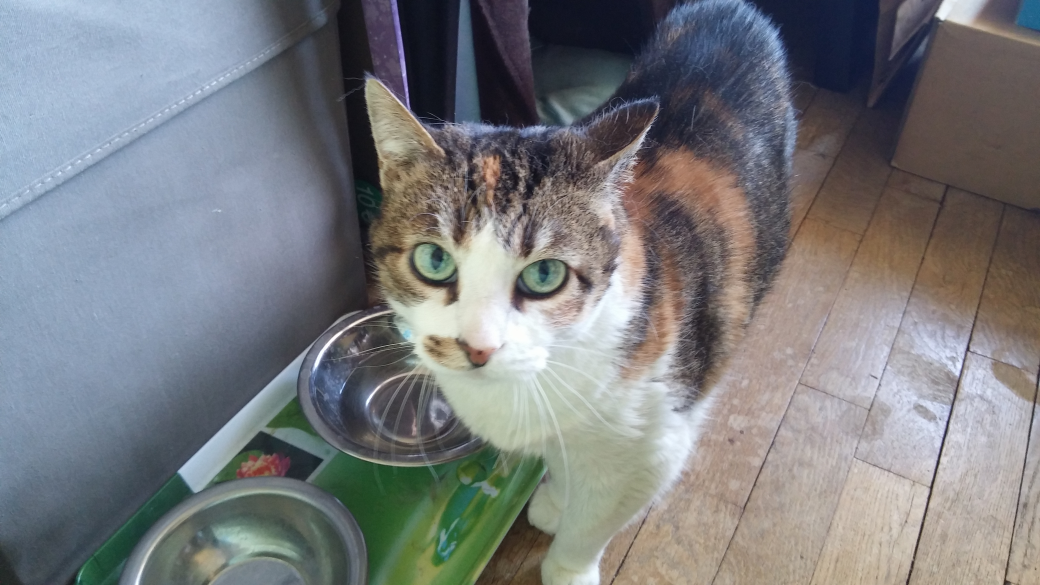
#> input picture Sources/Images/image/a_cat.jpg, 4160 x 2340 px, given in place of the camera (shown at 1/4 size)
$ python live_cat_detector.py image/a_cat.jpg
#> lines starting #> are read from the running program, lines starting #| are printed output that depends on the picture; after the words box and inside, x2 and y2 are one past the last pixel; in counts of white or black regions, pixels touching at a corner belong together
from __future__ import print_function
import sys
import cv2


def main(argv):
    # capture from camera at location 0
    cap = cv2.VideoCapture(0)
    detector = cv2.CascadeClassifier("cat_cascade.xml")
    H = []
    delta = 0
    while True:
        ret, img = cap.read()
#> img is the input picture: shape (2340, 4160, 3); mean B, G, R 126.9, 124, 122
        height, width = img.shape[:2]
#> height = 2340; width = 4160
        size_max = 1000
        if (height and width) > size_max:
            ratio = width / height
#> ratio = 1.78
            if ratio > 1:
                f = size_max / width
#> f = 0.24
            else:
                f = size_max / height
            img = cv2.resize(img, None, fx=f, fy=f, interpolation=cv2.INTER_CUBIC)
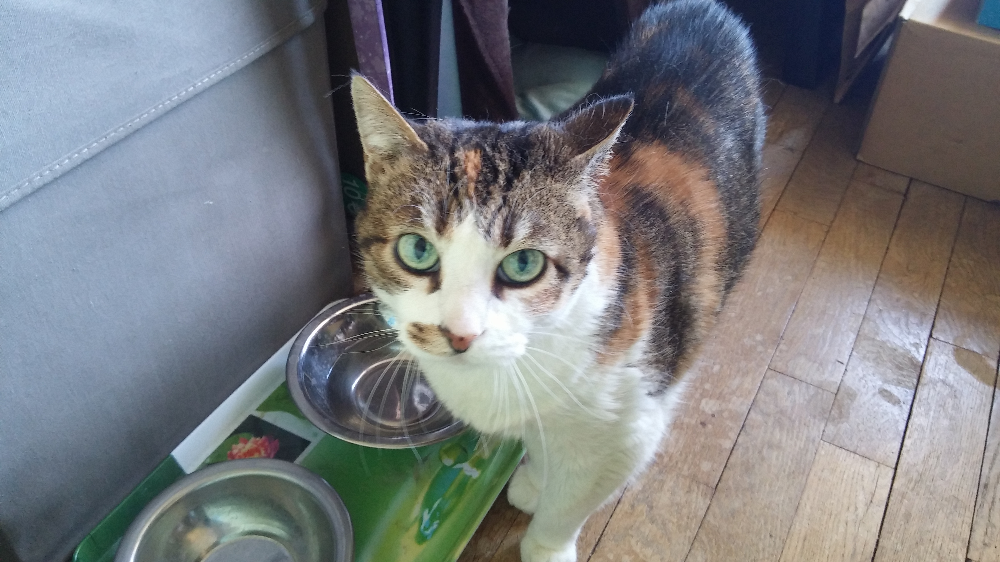
#> img: shape (562, 1000, 3); mean B, G, R 127, 124, 122
        gray = cv2.cvtColor(img, cv2.COLOR_BGR2GRAY)
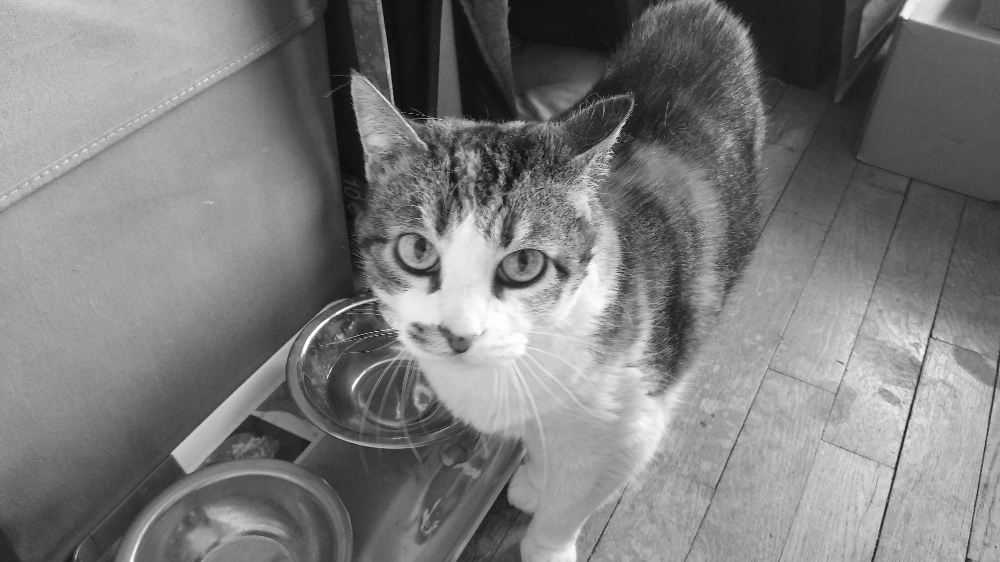
#> gray: shape (562, 1000); min 1, max 255, mean 123.7
        hsv = cv2.cvtColor(img, cv2.COLOR_BGR2HSV)
#> hsv: shape (562, 1000, 3); mean H, S, V 78.4, 52.4, 137.7
        ret, thresh = cv2.threshold(gray, 127, 255, 0)
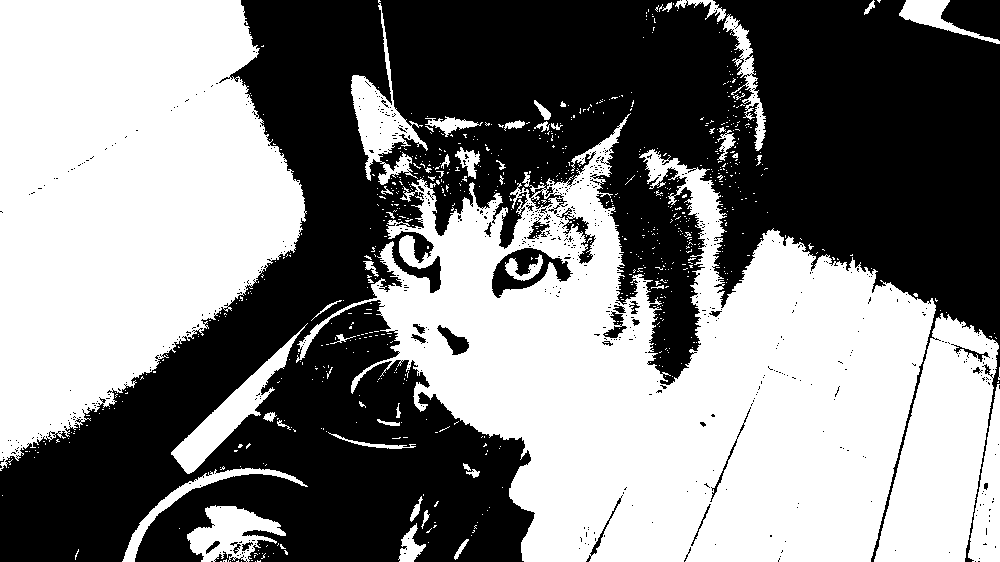
#> thresh: shape (562, 1000); 50.7% white; 655 black regions (627 under 20 px), largest, box (x1, y1, x2, y2) and area: (0, 0, 1000, 562) 269341, (941, 0, 1000, 41) 1761, (492, 248, 573, 298) 1730
        try:
            rects = detector.detectMultiScale(gray, scaleFactor=1.25, minNeighbors=10, minSize=(75, 75))
#> rects = [[358, 198, 220, 220]]
            # loop over the cat faces and draw a rectangle surrounding each
            delta = 0
            if len(rects) > 0:
                for (i, (x, y, w, h)) in enumerate(rects):
                    # cv2.circle(image,(int(x+w/2),int(y+h/2)),1,(255,255,0))
                    cropped_cat = img[y - delta:y + h - delta, x:x + w]
                    hsvc = cv2.cvtColor(cropped_cat, cv2.COLOR_BGR2HSV)
                    hist = cv2.calcHist([cropped_cat], [0, 1, 2], None, [256, 256, 256], [0, 256, 0, 256, 0, 256])
#> this loop made 1 pass
#> pass 1, in main, `cropped_cat = img[y - delta:y + h - delta, x:x + w]`:
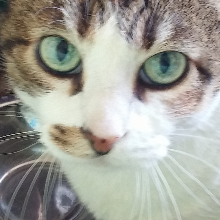
#> cropped_cat: shape (220, 220, 3); mean B, G, R 153.2, 161.8, 162
                    # [31 lines of commented-out code are left out]
                cv2.rectangle(img, (x, y), (x + w, y + h), (255, 0, 0), 2)
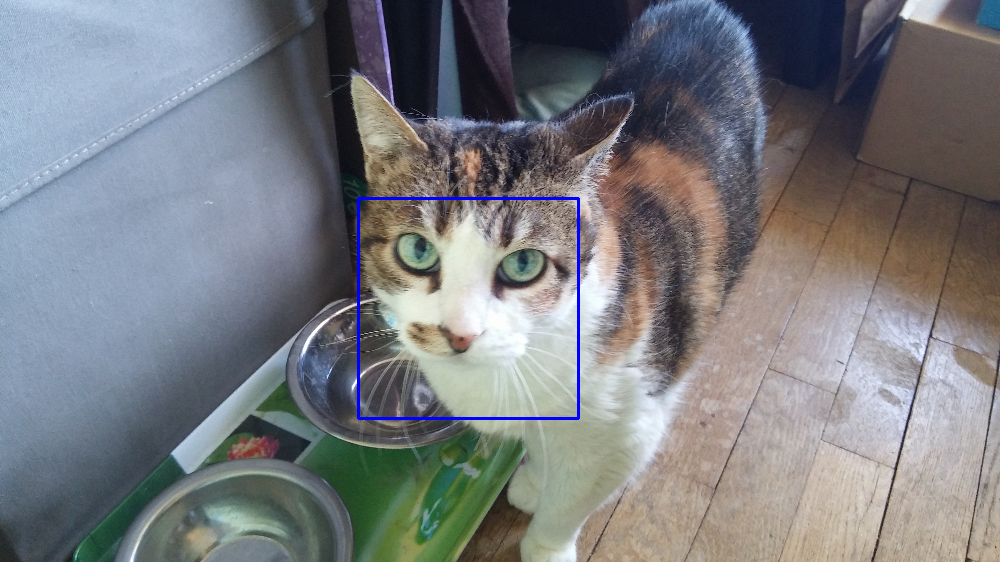
#> img: shape (562, 1000, 3); 0.47% of pixels changed, all inside (x1, y1, x2, y2) = (357, 197, 580, 420)
            cv2.imshow('img', img)
        except:
            None
        key = cv2.waitKey(10)
#> (key Esc is pressed here)
        if key == 27:
            break

    cv2.destroyAllWindows()
    cv2.VideoCapture(0).release()


if __name__ == '__main__':
    main(sys.argv)

$ run again, on Sources/Images/image/cat_01.jpg
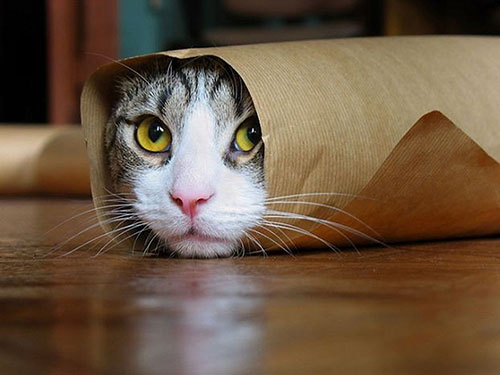
#> input picture Sources/Images/image/cat_01.jpg, 500 x 375 px, given in place of the camera
#> in main, img is the input picture: shape (375, 500, 3); mean B, G, R 66.8, 86.7, 107.4
#> hsv: shape (375, 500, 3); mean H, S, V 30.8, 117.8, 109.3
#> in main, `ret, thresh = cv2.threshold(gray, 127, 255, 0)`:
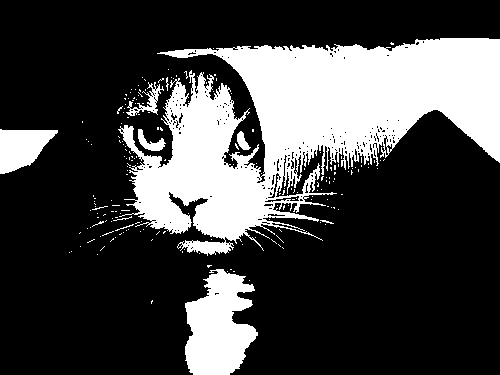
#> thresh: shape (375, 500); 26.8% white; 196 white regions (186 under 20 px), largest, box (x1, y1, x2, y2) and area: (118, 38, 500, 256) 41830, (185, 269, 258, 375) 5334, (0, 129, 58, 174) 1709
#> rects = [[109, 93, 175, 175]]
#> the loop in main, `for (i, (x, y, w, h)) in enumerate(rects):` made 1 pass
#> in main, `cv2.rectangle(img, (x, y), (x + w, y + h), (255, 0, 0), 2)`:
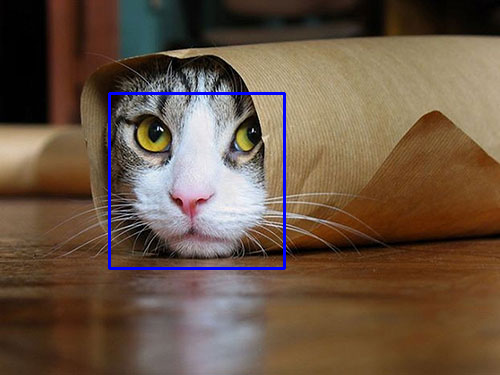
#> img: shape (375, 500, 3); 1.12% of pixels changed, all inside (x1, y1, x2, y2) = (108, 92, 286, 270)

$ run again, on Sources/Images/image/cat_02.jpg
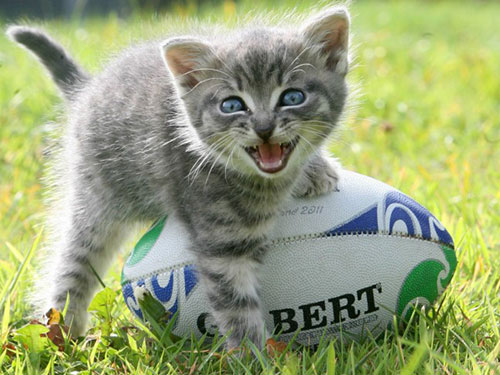
#> input picture Sources/Images/image/cat_02.jpg, 500 x 375 px, given in place of the camera
#> in main, img is the input picture: shape (375, 500, 3); mean B, G, R 120.3, 163.5, 152.8
#> hsv: shape (375, 500, 3); mean H, S, V 47.8, 73.2, 165.6
#> in main, `ret, thresh = cv2.threshold(gray, 127, 255, 0)`:
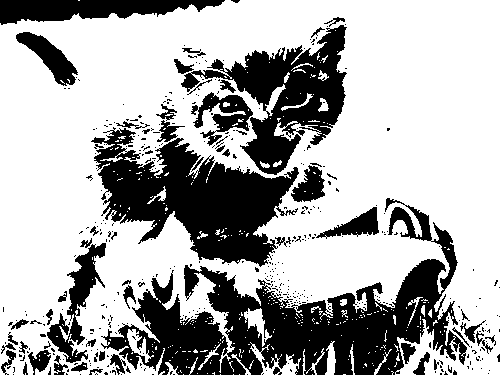
#> thresh: shape (375, 500); 67.6% white; 424 black regions (368 under 20 px), largest, box (x1, y1, x2, y2) and area: (101, 198, 467, 375) 22842, (91, 127, 299, 267) 14082, (181, 25, 347, 175) 9172
#> rects = [[204, 68, 112, 112]]
#> the loop in main, `for (i, (x, y, w, h)) in enumerate(rects):` made 1 pass
#> in main, `cv2.rectangle(img, (x, y), (x + w, y + h), (255, 0, 0), 2)`:
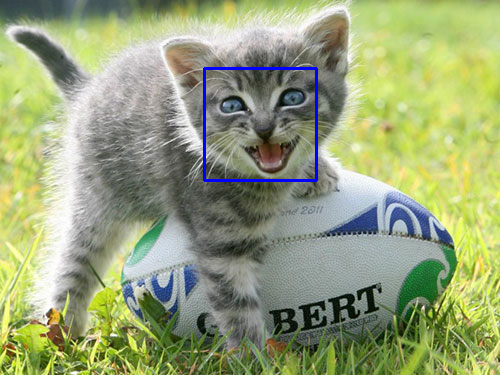
#> img: shape (375, 500, 3); 0.71% of pixels changed, all inside (x1, y1, x2, y2) = (203, 67, 318, 182)
